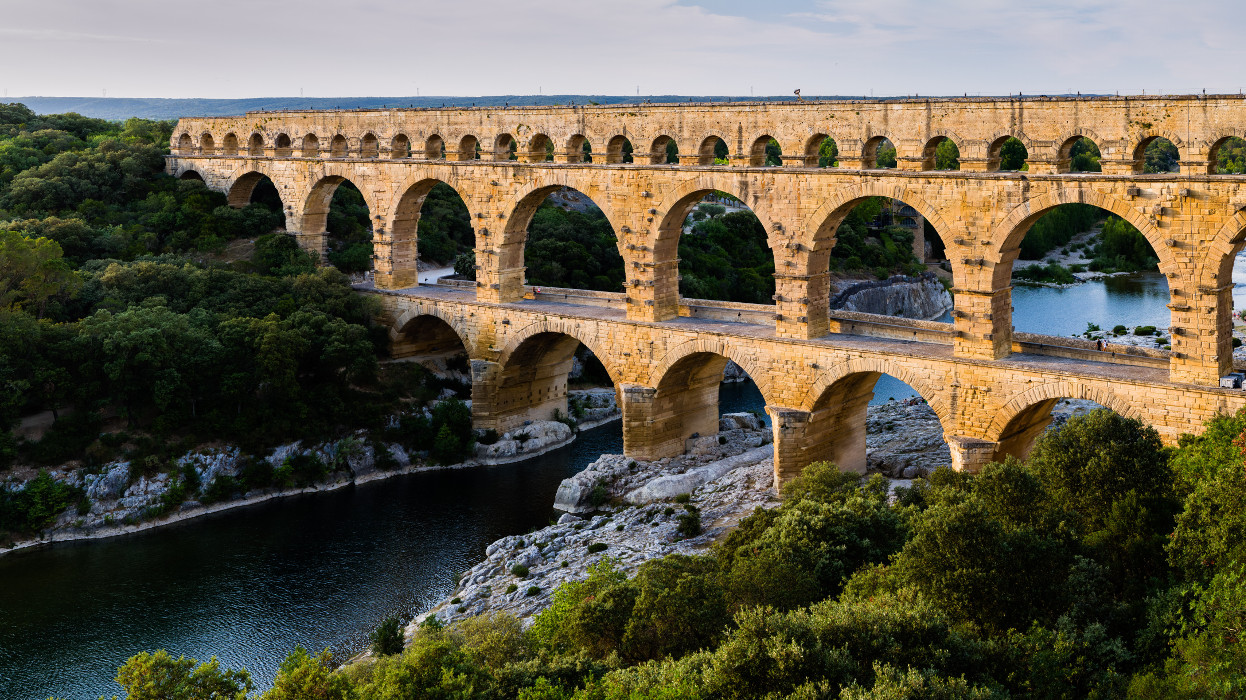
#> input picture s1.jpg, 1246 x 700 px
$ jupyter execute --allow-errors SIFT_Demo.ipynb
#> lines starting #> are read from the running program, lines starting #| are printed output that depends on the picture
[cell 1]
import cv2
import numpy as np
import matplotlib.pyplot as plt

[cell 2]
#Read image
image = cv2.imread('s1.jpg')
#> image is the input picture: shape (700, 1246, 3); mean B, G, R 75, 92.3, 98.2

[cell 3]
#Show image
plt.imshow(cv2.cvtColor(image, cv2.COLOR_BGR2RGB))
plt.title('Input Image')
plt.axis('off')

[cell 4]
'''
Setting SIFT parameters
nfeatures -> How many keypoints you want to include
contrastThreshold -> How sensitive the detector is to low contrast regions

'''
sift = cv2.SIFT_create(nfeatures=30)

#Apply SIFT
keypoints, descriptors = sift.detectAndCompute(image, None)
#> keypoints = 30 keypoints; strongest (x, y, size): (285, 187, 2), (1120, 330, 7.8), (1009, 155, 25.1), (1237, 385, 5.4)

[cell 5]
#Inside Keypoints
count = 0
for kp in keypoints:
    x,y = kp.pt
    print('x:', round(x, 2), 'y:', round(y, 2))
    count += 1
#> this loop made 30 passes
#> (kp, x, y) on passes 1 to 12: (keypoint at (506.5, 322.1), size 4.4, 506.5, 322.1), (keypoint at (506.5, 322.1), size 4.4, 506.5, 322.1), (keypoint at (289.4, 207.4), size 2.6, 289.4, 207.4), (keypoint at (285.4, 186.8), size 2, 285.4, 186.8), (keypoint at (1119.7, 330.4), size 7.8, 1119.7, 330.4), (keypoint at (506.5, 322.1), size 4.4, 506.5, 322.1), (keypoint at (1009.2, 154.7), size 25.1, 1009.2, 154.7), (keypoint at (283.1, 140.4), size 9.8, 283.1, 140.4), (keypoint at (857.6, 113.4), size 1.9, 857.6, 113.4), (keypoint at (569.3, 249.1), size 59.8, 569.3, 249.1), (keypoint at (1009.2, 154.7), size 25.1, 1009.2, 154.7), (keypoint at (1178.5, 331.1), size 6, 1178.5, 331.1)
#| x: 506.49 y: 322.07
#| x: 506.49 y: 322.07
#| x: 289.41 y: 207.37
#| x: 285.38 y: 186.83
#| x: 1119.66 y: 330.39
#| x: 506.49 y: 322.07
#| x: 1009.16 y: 154.65
#| x: 283.11 y: 140.43
#> (further printed lines are left out)
#> after the loop, count = 30

print('nfeatures:', count)
#| nfeatures: 30

[cell 6]
#Inside descriptors
'''
Descriptors -> a collection of SIFT descriptors, one for each detected keypoint
Each descriptors has 128-dimensional vector. It holds gradient magnitude and orientation around corresponding keypoints
'''
print(descriptors)
#> (printed output is left out)
print('shape:', descriptors.shape)
#| shape: (30, 128)

[cell 7]
#Draw Keypoints
image_with_keypoints = cv2.drawKeypoints(image, keypoints, None, color=(0,0,255))

[cell 8]
plt.imshow(cv2.cvtColor(image_with_keypoints, cv2.COLOR_BGR2RGB))
plt.title('Output Image')
plt.axis('off')
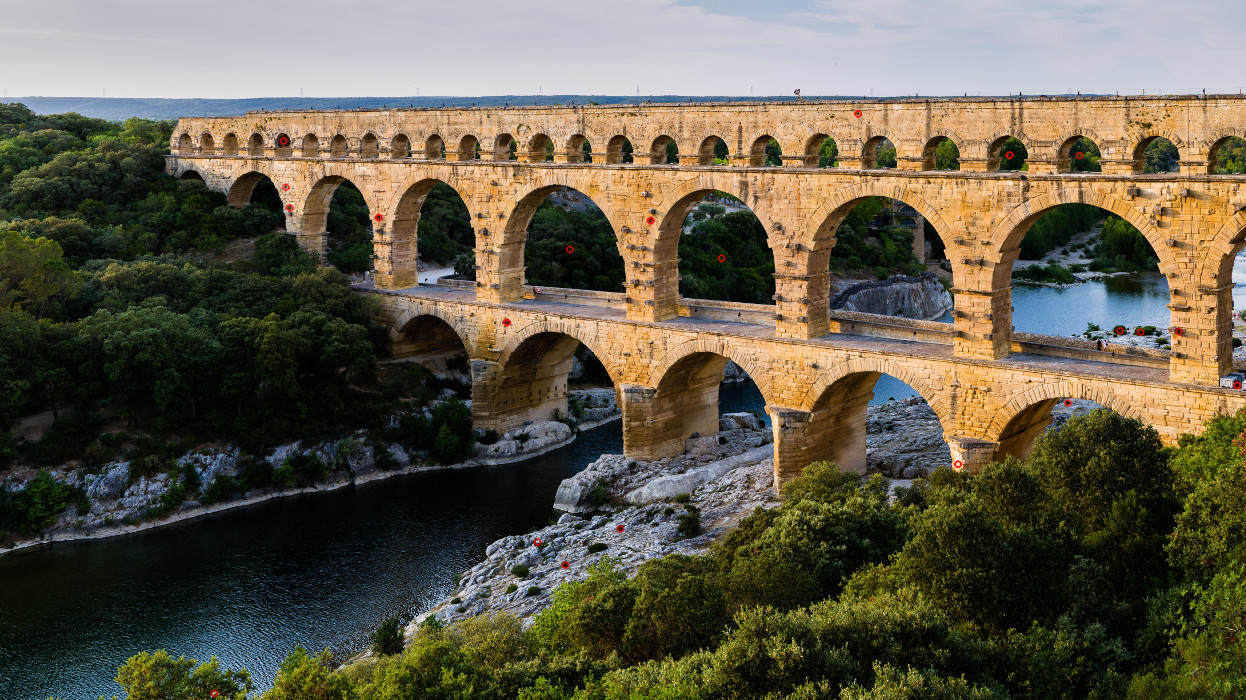
#> shown: shape (700, 1246, 3); mean R, G, B 98.3, 92.3, 75
